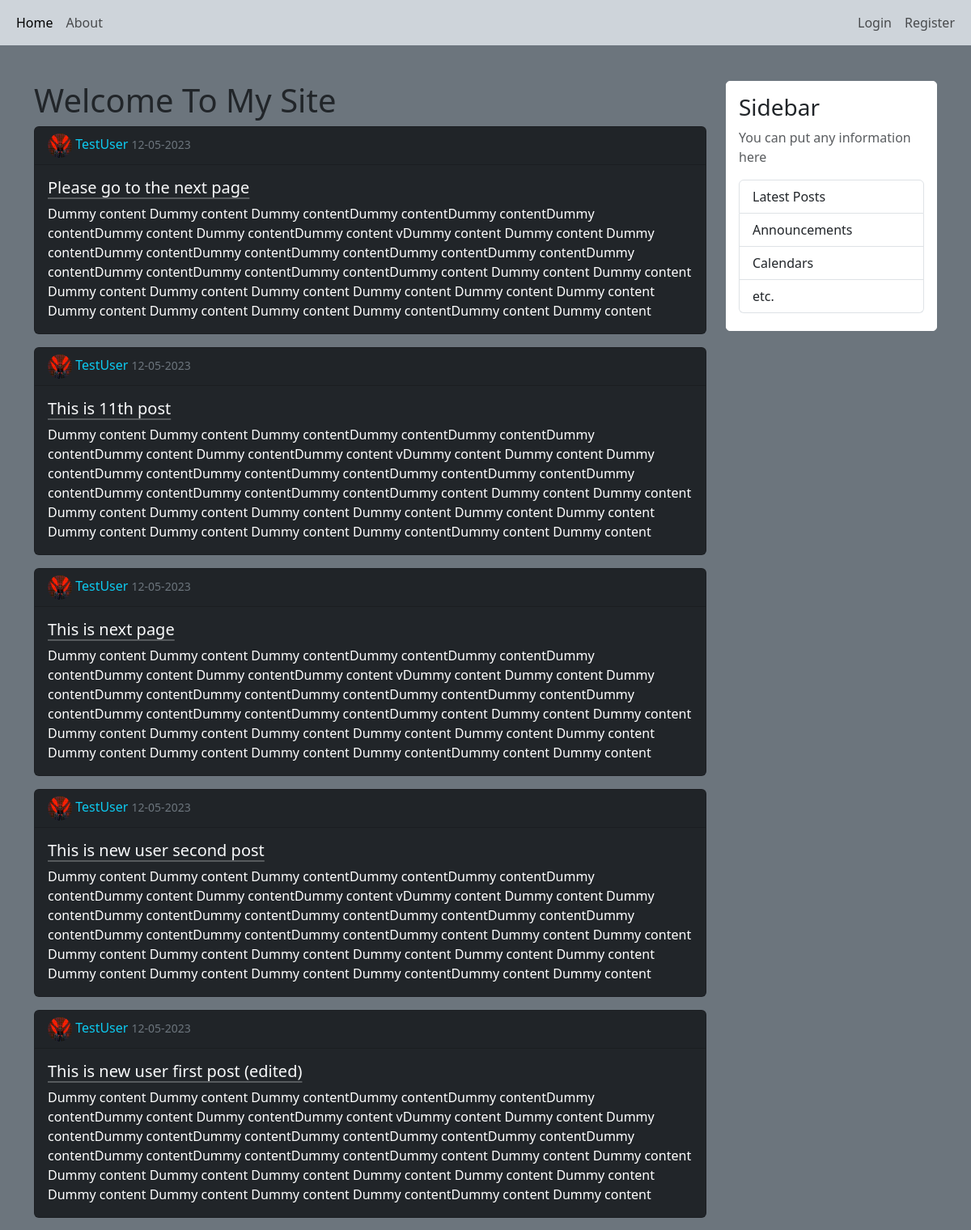
The page /home (upper part) on the database its author committed.
### flaskLearn/models.py (models this page shows, shortened)
class Post(db.Model):
    id = db.Column(db.Integer, primary_key = True)
    title = db.Column(db.String(100), nullable = False)
    date_posted = db.Column(db.DateTime(), nullable = False, default = datetime.utcnow)
    content = db.Column(db.Text, nullable = False)
    user_id = db.Column(db.Integer, db.ForeignKey('user.id'), nullable = False)

class User(db.Model, UserMixin):
    id = db.Column(db.Integer, primary_key = True)
    username = db.Column(db.String(20), unique = True, nullable = False)
    email = db.Column(db.String(120), unique = True, nullable = False)
    image_file = db.Column(db.String(20), nullable = False, default = 'default.jpg')
    password = db.Column(db.String(60), nullable = False)
    posts = db.relationship('Post', backref = 'author', lazy = True)

### flaskLearn/main/routes.py (the view)
@main.route('/')
@main.route('/home')
def home():
    page = request.args.get('page', default = 1, type = int)
    posts = Post.query.order_by(Post.date_posted.desc()).paginate(page = page, per_page = 12)
    return render_template('home.html', posts = posts, active = 'home')

### flaskLearn/templates/home.html (shortened to what this page needs)
{% extends "layout.html" %}
{% block content %}
    <h1> Welcome To My Site</h1>
    {% for post in posts.items %}
        <div class="card text-bg-dark mb-3 col-md-12" >
            <div class="card-header">
                <img class = "rounded-circle article-img" src = "{{url_for('static', filename = 'profile_pics/' + post.author.image_file)}}">
                <a class = 'text-info mr-auto' style = "text-decoration : none;" href = "{{url_for('users.user_posts', username = post.author.username)}}"> {{post.author.username}} </a>
                <small class = 'text-secondary ml-auto'> {{post.date_posted.strftime('%d-%m-%Y')}} </small>
            </div>
            <div class="card-body">
              <h5 class="card-title">
                <a class = "link-light link-offset-2 link-underline-opacity-25 link-underline-opacity-75-hover" href = "{{url_for('posts.post', post_id = post.id)}}">
                {{post.title}}
                </a>
            </h5>
              <p class="card-text">{{post.content}}</p>
            </div>
        </div>
    {% endfor %}
{% endblock %}

### flaskLearn/static/main.css (style rules this page uses)
body { margin-top : 100px; }
.article-img { height: 30px; width: 30px; object-fit: cover; }

### rows shown on the page
Post: image_file (picture), author.username "TestUser", date_posted "12-05-2023", title "Please go to the next page", content "Dummy content Dummy content Dummy contentDummy contentDummy contentDummy contentDummy content Dummy contentDummy content vDummy content Dummy content Dummy contentDummy contentDummy contentDummy contentDummy contentDummy contentDummy contentDummy contentDummy contentDummy contentDummy content Dummy content Dummy content Dummy content Dummy content Dummy content Dummy content Dummy content Dummy content Dummy content Dummy content Dummy content Dummy contentDummy content Dummy content"
Post: image_file (picture), author.username "TestUser", date_posted "12-05-2023", title "This is 11th post", content "Dummy content Dummy content Dummy contentDummy contentDummy contentDummy contentDummy content Dummy contentDummy content vDummy content Dummy content Dummy contentDummy contentDummy contentDummy contentDummy contentDummy contentDummy contentDummy contentDummy contentDummy contentDummy content Dummy content Dummy content Dummy content Dummy content Dummy content Dummy content Dummy content Dummy content Dummy content Dummy content Dummy content Dummy contentDummy content Dummy content"
Post: image_file (picture), author.username "TestUser", date_posted "12-05-2023", title "This is next page", content "Dummy content Dummy content Dummy contentDummy contentDummy contentDummy contentDummy content Dummy contentDummy content vDummy content Dummy content Dummy contentDummy contentDummy contentDummy contentDummy contentDummy contentDummy contentDummy contentDummy contentDummy contentDummy content Dummy content Dummy content Dummy content Dummy content Dummy content Dummy content Dummy content Dummy content Dummy content Dummy content Dummy content Dummy contentDummy content Dummy content"
Post: image_file (picture), author.username "TestUser", date_posted "12-05-2023", title "This is new user second post", content "Dummy content Dummy content Dummy contentDummy contentDummy contentDummy contentDummy content Dummy contentDummy content vDummy content Dummy content Dummy contentDummy contentDummy contentDummy contentDummy contentDummy contentDummy contentDummy contentDummy contentDummy contentDummy content Dummy content Dummy content Dummy content Dummy content Dummy content Dummy content Dummy content Dummy content Dummy content Dummy content Dummy content Dummy contentDummy content Dummy content"
Post: image_file (picture), author.username "TestUser", date_posted "12-05-2023", title "This is new user first post (edited)", content "Dummy content Dummy content Dummy contentDummy contentDummy contentDummy contentDummy content Dummy contentDummy content vDummy content Dummy content Dummy contentDummy contentDummy contentDummy contentDummy contentDummy contentDummy contentDummy contentDummy contentDummy contentDummy content Dummy content Dummy content Dummy content Dummy content Dummy content Dummy content Dummy content Dummy content Dummy content Dummy content Dummy content Dummy contentDummy content Dummy content"
